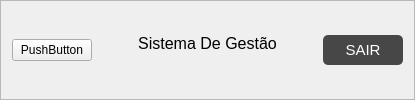
        <widget class="QFrame" name="topFrame">
         <property name="frameShape">
          <enum>QFrame::StyledPanel</enum>
         </property>
         <property name="frameShadow">
          <enum>QFrame::Raised</enum>
         </property>
         <layout class="QHBoxLayout" name="horizontalLayout_2">
          <item alignment="Qt::AlignLeft|Qt::AlignVCenter">
           <widget class="QPushButton" name="btinToggle">
            <property name="text">
             <string>PushButton</string>
            </property>
            <property name="icon">
             <iconset>
              <normaloff>:/icons/icons/menu2.png</normaloff>:/icons/icons/menu2.png</iconset>
            </property>
            <property name="iconSize">
             <size>
              <width>30</width>
              <height>30</height>
             </size>
            </property>
           </widget>
          </item>
          <item>
           <spacer name="horizontalSpacer_2">
            <property name="orientation">
             <enum>Qt::Horizontal</enum>
            </property>
            <property name="sizeHint" stdset="0">
             <size>
              <width>40</width>
              <height>20</height>
             </size>
            </property>
           </spacer>
          </item>
          <item>
           <widget class="QLabel" name="label">
            <property name="text">
             <string>&lt;!DOCTYPE HTML PUBLIC &quot;-//W3C//DTD HTML 4.0//EN&quot; &quot;http://www.w3.org/TR/REC-html40/strict.dtd&quot;&gt;
&lt;html&gt;&lt;head&gt;&lt;meta name=&quot;qrichtext&quot; content=&quot;1&quot; /&gt;&lt;style type=&quot;text/css&quot;&gt;
p, li { white-space: pre-wrap; }
&lt;/style&gt;&lt;/head&gt;&lt;body style=&quot; font-family:'MS Shell Dlg 2'; font-size:8pt; font-weight:400; font-style:normal;&quot;&gt;
&lt;p align=&quot;center&quot; style=&quot; margin-top:12px; margin-bottom:12px; margin-left:0px; margin-right:0px; -qt-block-indent:0; text-indent:0px;&quot;&gt;&lt;span style=&quot; font-size:12pt;&quot;&gt;Sistema De Gestão&lt;/span&gt;&lt;br /&gt;&lt;/p&gt;&lt;/body&gt;&lt;/html&gt;</string>
            </property>
           </widget>
          </item>
          <item>
           <spacer name="horizontalSpacer">
            <property name="orientation">
             <enum>Qt::Horizontal</enum>
            </property>
            <property name="sizeHint" stdset="0">
             <size>
              <width>40</width>
              <height>20</height>
             </size>
            </property>
           </spacer>
          </item>
          <item>
           <widget class="QPushButton" name="btnSair">
            <property name="minimumSize">
             <size>
              <width>80</width>
              <height>15</height>
             </size>
            </property>
            <property name="maximumSize">
             <size>
              <width>80</width>
              <height>30</height>
             </size>
            </property>
            <property name="font">
             <font>
              <pointsize>11</pointsize>
             </font>
            </property>
            <property name="cursor">
             <cursorShape>PointingHandCursor</cursorShape>
            </property>
            <property name="styleSheet">
             <string notr="true">QPushButton{
background-color: rgb(71,71,71);
border: solid black;
border-radius: 5px;
color: white;
}

QPushButton:hover{
background-color:red;
}
</string>
            </property>
            <property name="text">
             <string>SAIR</string>
            </property>
           </widget>
          </item>
         </layout>
        </widget>
